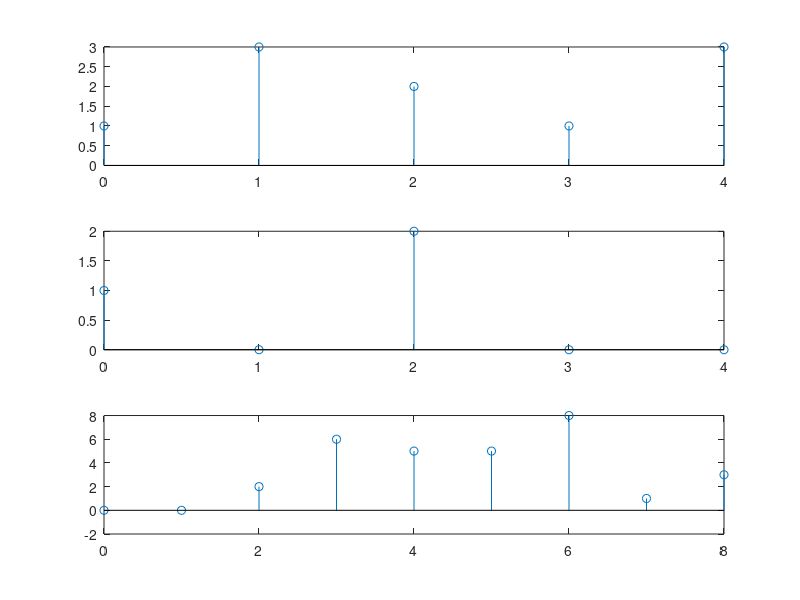

The MATLAB script that drew this image:
% demo konvolusi

x=[0 1 2 3 4];
y=[1 3 2 1 3];

h=[1 0 2 0 0];

z=xcorr(y,h);
x2=linspace(0,8,9);

subplot(311); stem(x,y);
subplot(312); stem(x,h);
subplot(313); stem(x2,z);
